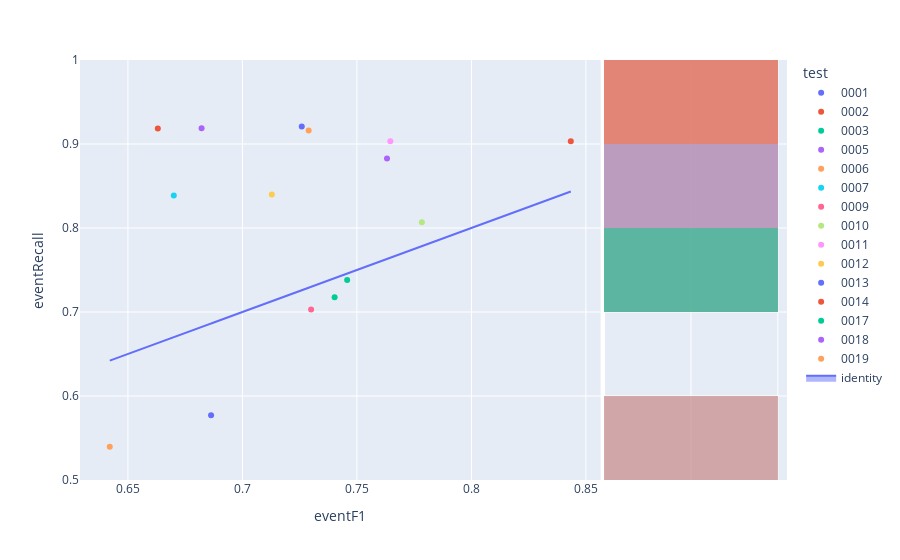

The notebook cell saved with this chart:
### Code cell
fig=px.scatter(experimentModels,x='eventF1',y='eventRecall',color='test',hover_name='modelId', marginal_y="histogram")
fig.add_trace(
    go.Scatter(x=experimentModels['eventF1'], y=experimentModels['eventF1'], name="identity", mode='lines',fill="toself")
)
fig.show()

### Figure 1 — Plotly figure (JSON) as saved in the notebook; plotly's stock layout.template omitted (floating-point values rounded to 4 significant figures)
{"data": [{"hovertemplate": "<b>%{hovertext}</b><br><br>test=0001<br>eventF1=%{x}<br>eventRecall=%{y}<extra></extra>", "hovertext": ["e1d4b905-b790-4fe9-8a43-59b76a36b9dd"], "legendgroup": "0001", "marker": {"color": "#636efa", "symbol": "circle"}, "mode": "markers", "name": "0001", "orientation": "v", "showlegend": true, "type": "scatter", "x": [0.6863], "xaxis": "x", "y": [0.5771], "yaxis": "y"}, {"alignmentgroup": "True", "bingroup": "y", "hovertemplate": "test=0001<br>eventRecall=%{y}<br>count=%{x}<extra></extra>", "legendgroup": "0001", "marker": {"color": "#636efa"}, "name": "0001", "offsetgroup": "0001", "opacity": 0.5, "showlegend": false, "type": "histogram", "xaxis": "x2", "y": [0.5771], "yaxis": "y2"}, {"hovertemplate": "<b>%{hovertext}</b><br><br>test=0002<br>eventF1=%{x}<br>eventRecall=%{y}<extra></extra>", "hovertext": ["c1f62253-8dcf-4cc8-8b95-bde893a5a09e"], "legendgroup": "0002", "marker": {"color": "#EF553B", "symbol": "circle"}, "mode": "markers", "name": "0002", "orientation": "v", "showlegend": true, "type": "scatter", "x": [0.8434], "xaxis": "x", "y": [0.9031], "yaxis": "y"}, {"alignmentgroup": "True", "bingroup": "y", "hovertemplate": "test=0002<br>eventRecall=%{y}<br>count=%{x}<extra></extra>", "legendgroup": "0002", "marker": {"color": "#EF553B"}, "name": "0002", "offsetgroup": "0002", "opacity": 0.5, "showlegend": false, "type": "histogram", "xaxis": "x2", "y": [0.9031], "yaxis": "y2"}, {"hovertemplate": "<b>%{hovertext}</b><br><br>test=0003<br>eventF1=%{x}<br>eventRecall=%{y}<extra></extra>", "hovertext": ["4f00824a-e500-4ad5-8aec-b8f5322c821a"], "legendgroup": "0003", "marker": {"color": "#00cc96", "symbol": "circle"}, "mode": "markers", "name": "0003", "orientation": "v", "showlegend": true, "type": "scatter", "x": [0.7403], "xaxis": "x", "y": [0.7176], "yaxis": "y"}, {"alignmentgroup": "True", "bingroup": "y", "hovertemplate": "test=0003<br>eventRecall=%{y}<br>count=%{x}<extra></extra>", "legendgroup": "0003", "marker": {"color": "#00cc96"}, "name": "0003", "offsetgroup": "0003", "opacity": 0.5, "showlegend": false, "type": "histogram", "xaxis": "x2", "y": [0.7176], "yaxis": "y2"}, {"hovertemplate": "<b>%{hovertext}</b><br><br>test=0005<br>eventF1=%{x}<br>eventRecall=%{y}<extra></extra>", "hovertext": ["b729b67d-261b-41e9-8555-a5749e35811e"], "legendgroup": "0005", "marker": {"color": "#ab63fa", "symbol": "circle"}, "mode": "markers", "name": "0005", "orientation": "v", "showlegend": true, "type": "scatter", "x": [0.6822], "xaxis": "x", "y": [0.9189], "yaxis": "y"}, {"alignmentgroup": "True", "bingroup": "y", "hovertemplate": "test=0005<br>eventRecall=%{y}<br>count=%{x}<extra></extra>", "legendgroup": "0005", "marker": {"color": "#ab63fa"}, "name": "0005", "offsetgroup": "0005", "opacity": 0.5, "showlegend": false, "type": "histogram", "xaxis": "x2", "y": [0.9189], "yaxis": "y2"}, {"hovertemplate": "<b>%{hovertext}</b><br><br>test=0006<br>eventF1=%{x}<br>eventRecall=%{y}<extra></extra>", "hovertext": ["d084f1f0-06ef-468e-b82e-16b5f96fdc69"], "legendgroup": "0006", "marker": {"color": "#FFA15A", "symbol": "circle"}, "mode": "markers", "name": "0006", "orientation": "v", "showlegend": true, "type": "scatter", "x": [0.6421], "xaxis": "x", "y": [0.5395], "yaxis": "y"}, {"alignmentgroup": "True", "bingroup": "y", "hovertemplate": "test=0006<br>eventRecall=%{y}<br>count=%{x}<extra></extra>", "legendgroup": "0006", "marker": {"color": "#FFA15A"}, "name": "0006", "offsetgroup": "0006", "opacity": 0.5, "showlegend": false, "type": "histogram", "xaxis": "x2", "y": [0.5395], "yaxis": "y2"}, {"hovertemplate": "<b>%{hovertext}</b><br><br>test=0007<br>eventF1=%{x}<br>eventRecall=%{y}<extra></extra>", "hovertext": ["e4a48e65-6ade-4c80-a360-abf73bd39eeb"], "legendgroup": "0007", "marker": {"color": "#19d3f3", "symbol": "circle"}, "mode": "markers", "name": "0007", "orientation": "v", "showlegend": true, "type": "scatter", "x": [0.67], "xaxis": "x", "y": [0.8388], "yaxis": "y"}, {"alignmentgroup": "True", "bingroup": "y", "hovertemplate": "test=0007<br>eventRecall=%{y}<br>count=%{x}<extra></extra>", "legendgroup": "0007", "marker": {"color": "#19d3f3"}, "name": "0007", "offsetgroup": "0007", "opacity": 0.5, "showlegend": false, "type": "histogram", "xaxis": "x2", "y": [0.8388], "yaxis": "y2"}, {"hovertemplate": "<b>%{hovertext}</b><br><br>test=0009<br>eventF1=%{x}<br>eventRecall=%{y}<extra></extra>", "hovertext": ["1eca4001-1d4f-4d59-b1de-1b02a0d6f95f"], "legendgroup": "0009", "marker": {"color": "#FF6692", "symbol": "circle"}, "mode": "markers", "name": "0009", "orientation": "v", "showlegend": true, "type": "scatter", "x": [0.73], "xaxis": "x", "y": [0.7031], "yaxis": "y"}, {"alignmentgroup": "True", "bingroup": "y", "hovertemplate": "test=0009<br>eventRecall=%{y}<br>count=%{x}<extra></extra>", "legendgroup": "0009", "marker": {"color": "#FF6692"}, "name": "0009", "offsetgroup": "0009", "opacity": 0.5, "showlegend": false, "type": "histogram", "xaxis": "x2", "y": [0.7031], "yaxis": "y2"}, {"hovertemplate": "<b>%{hovertext}</b><br><br>test=0010<br>eventF1=%{x}<br>eventRecall=%{y}<extra></extra>", "hovertext": ["c35d7164-a086-4277-899c-731c13b90a75"], "legendgroup": "0010", "marker": {"color": "#B6E880", "symbol": "circle"}, "mode": "markers", "name": "0010", "orientation": "v", "showlegend": true, "type": "scatter", "x": [0.7784], "xaxis": "x", "y": [0.8069], "yaxis": "y"}, {"alignmentgroup": "True", "bingroup": "y", "hovertemplate": "test=0010<br>eventRecall=%{y}<br>count=%{x}<extra></extra>", "legendgroup": "0010", "marker": {"color": "#B6E880"}, "name": "0010", "offsetgroup": "0010", "opacity": 0.5, "showlegend": false, "type": "histogram", "xaxis": "x2", "y": [0.8069], "yaxis": "y2"}, {"hovertemplate": "<b>%{hovertext}</b><br><br>test=0011<br>eventF1=%{x}<br>eventRecall=%{y}<extra></extra>", "hovertext": ["d610a0a1-aae2-46e6-b31e-a91cb6c987fe"], "legendgroup": "0011", "marker": {"color": "#FF97FF", "symbol": "circle"}, "mode": "markers", "name": "0011", "orientation": "v", "showlegend": true, "type": "scatter", "x": [0.7646], "xaxis": "x", "y": [0.9033], "yaxis": "y"}, {"alignmentgroup": "True", "bingroup": "y", "hovertemplate": "test=0011<br>eventRecall=%{y}<br>count=%{x}<extra></extra>", "legendgroup": "0011", "marker": {"color": "#FF97FF"}, "name": "0011", "offsetgroup": "0011", "opacity": 0.5, "showlegend": false, "type": "histogram", "xaxis": "x2", "y": [0.9033], "yaxis": "y2"}, {"hovertemplate": "<b>%{hovertext}</b><br><br>test=0012<br>eventF1=%{x}<br>eventRecall=%{y}<extra></extra>", "hovertext": ["58ce72d9-8af2-4491-8cb9-99536ad462a1"], "legendgroup": "0012", "marker": {"color": "#FECB52", "symbol": "circle"}, "mode": "markers", "name": "0012", "orientation": "v", "showlegend": true, "type": "scatter", "x": [0.7128], "xaxis": "x", "y": [0.84], "yaxis": "y"}, {"alignmentgroup": "True", "bingroup": "y", "hovertemplate": "test=0012<br>eventRecall=%{y}<br>count=%{x}<extra></extra>", "legendgroup": "0012", "marker": {"color": "#FECB52"}, "name": "0012", "offsetgroup": "0012", "opacity": 0.5, "showlegend": false, "type": "histogram", "xaxis": "x2", "y": [0.84], "yaxis": "y2"}, {"hovertemplate": "<b>%{hovertext}</b><br><br>test=0013<br>eventF1=%{x}<br>eventRecall=%{y}<extra></extra>", "hovertext": ["b0dc28a7-8906-48a2-9333-829d89d4da08"], "legendgroup": "0013", "marker": {"color": "#636efa", "symbol": "circle"}, "mode": "markers", "name": "0013", "orientation": "v", "showlegend": true, "type": "scatter", "x": [0.7259], "xaxis": "x", "y": [0.9207], "yaxis": "y"}, {"alignmentgroup": "True", "bingroup": "y", "hovertemplate": "test=0013<br>eventRecall=%{y}<br>count=%{x}<extra></extra>", "legendgroup": "0013", "marker": {"color": "#636efa"}, "name": "0013", "offsetgroup": "0013", "opacity": 0.5, "showlegend": false, "type": "histogram", "xaxis": "x2", "y": [0.9207], "yaxis": "y2"}, {"hovertemplate": "<b>%{hovertext}</b><br><br>test=0014<br>eventF1=%{x}<br>eventRecall=%{y}<extra></extra>", "hovertext": ["54cb709f-d446-42be-9fd1-06990c8afe3f"], "legendgroup": "0014", "marker": {"color": "#EF553B", "symbol": "circle"}, "mode": "markers", "name": "0014", "orientation": "v", "showlegend": true, "type": "scatter", "x": [0.6631], "xaxis": "x", "y": [0.9183], "yaxis": "y"}, {"alignmentgroup": "True", "bingroup": "y", "hovertemplate": "test=0014<br>eventRecall=%{y}<br>count=%{x}<extra></extra>", "legendgroup": "0014", "marker": {"color": "#EF553B"}, "name": "0014", "offsetgroup": "0014", "opacity": 0.5, "showlegend": false, "type": "histogram", "xaxis": "x2", "y": [0.9183], "yaxis": "y2"}, {"hovertemplate": "<b>%{hovertext}</b><br><br>test=0017<br>eventF1=%{x}<br>eventRecall=%{y}<extra></extra>", "hovertext": ["16ad2dbe-89ae-49a8-bb50-2fe8808350e1"], "legendgroup": "0017", "marker": {"color": "#00cc96", "symbol": "circle"}, "mode": "markers", "name": "0017", "orientation": "v", "showlegend": true, "type": "scatter", "x": [0.7457], "xaxis": "x", "y": [0.738], "yaxis": "y"}, {"alignmentgroup": "True", "bingroup": "y", "hovertemplate": "test=0017<br>eventRecall=%{y}<br>count=%{x}<extra></extra>", "legendgroup": "0017", "marker": {"color": "#00cc96"}, "name": "0017", "offsetgroup": "0017", "opacity": 0.5, "showlegend": false, "type": "histogram", "xaxis": "x2", "y": [0.738], "yaxis": "y2"}, {"hovertemplate": "<b>%{hovertext}</b><br><br>test=0018<br>eventF1=%{x}<br>eventRecall=%{y}<extra></extra>", "hovertext": ["b98204bb-7019-427e-a9f2-a672dfd87243"], "legendgroup": "0018", "marker": {"color": "#ab63fa", "symbol": "circle"}, "mode": "markers", "name": "0018", "orientation": "v", "showlegend": true, "type": "scatter", "x": [0.7631], "xaxis": "x", "y": [0.8828], "yaxis": "y"}, {"alignmentgroup": "True", "bingroup": "y", "hovertemplate": "test=0018<br>eventRecall=%{y}<br>count=%{x}<extra></extra>", "legendgroup": "0018", "marker": {"color": "#ab63fa"}, "name": "0018", "offsetgroup": "0018", "opacity": 0.5, "showlegend": false, "type": "histogram", "xaxis": "x2", "y": [0.8828], "yaxis": "y2"}, {"hovertemplate": "<b>%{hovertext}</b><br><br>test=0019<br>eventF1=%{x}<br>eventRecall=%{y}<extra></extra>", "hovertext": ["48b09ab7-ec21-48fa-ae25-c197b95a7389"], "legendgroup": "0019", "marker": {"color": "#FFA15A", "symbol": "circle"}, "mode": "markers", "name": "0019", "orientation": "v", "showlegend": true, "type": "scatter", "x": [0.7289], "xaxis": "x", "y": [0.9162], "yaxis": "y"}, {"alignmentgroup": "True", "bingroup": "y", "hovertemplate": "test=0019<br>eventRecall=%{y}<br>count=%{x}<extra></extra>", "legendgroup": "0019", "marker": {"color": "#FFA15A"}, "name": "0019", "offsetgroup": "0019", "opacity": 0.5, "showlegend": false, "type": "histogram", "xaxis": "x2", "y": [0.9162], "yaxis": "y2"}, {"fill": "toself", "mode": "lines", "name": "identity", "type": "scatter", "x": [0.6863, 0.8434, 0.7403, 0.6822, 0.6421, 0.67, 0.73, 0.7784, 0.7646, 0.7128, 0.7259, 0.6631, 0.7457, 0.7631, 0.7289], "y": [0.6863, 0.8434, 0.7403, 0.6822, 0.6421, 0.67, 0.73, 0.7784, 0.7646, 0.7128, 0.7259, 0.6631, 0.7457, 0.7631, 0.7289]}], "layout": {"barmode": "overlay", "legend": {"title": {"text": "test"}, "tracegroupgap": 0}, "margin": {"t": 60}, "xaxis": {"anchor": "y", "domain": [0, 0.7363], "title": {"text": "eventF1"}}, "xaxis2": {"anchor": "y2", "domain": [0.7413, 1], "matches": "x2", "showgrid": true, "showline": false, "showticklabels": false, "ticks": ""}, "yaxis": {"anchor": "x", "domain": [0, 1], "title": {"text": "eventRecall"}}, "yaxis2": {"anchor": "x2", "domain": [0, 1], "matches": "y", "showgrid": true, "showticklabels": false}}}
